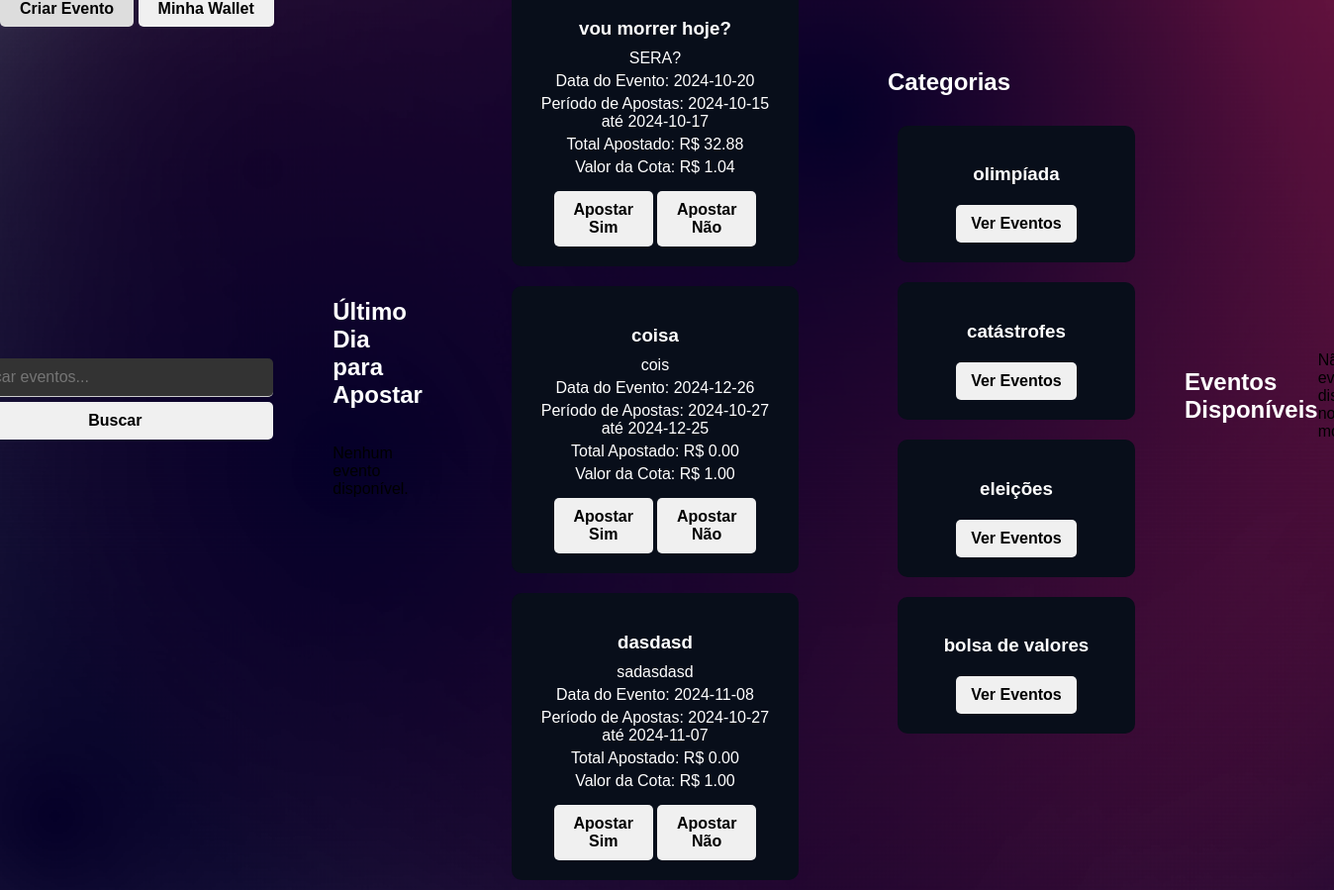
Page /area_usuario (signed in) on the committed database.
### tables this page shows
CREATE TABLE eventos (
        id INTEGER PRIMARY KEY AUTOINCREMENT,
        titulo TEXT NOT NULL,
        descricao TEXT NOT NULL,
        valor_cota REAL NOT NULL CHECK (valor_cota >= 1.00),
        data_evento DATE NOT NULL,
        data_inicio_apostas DATE NOT NULL,
        data_fim_apostas DATE NOT NULL,
        status TEXT NOT NULL DEFAULT 'pendente',
        id_criador INTEGER NOT NULL,
        data_criacao TIMESTAMP DEFAULT CURRENT_TIMESTAMP, opcao_vencedora TEXT,
        FOREIGN KEY (id_criador) REFERENCES usuarios(id) ON DELETE CASCADE
    );

CREATE TABLE categorias_eventos (
        id INTEGER PRIMARY KEY AUTOINCREMENT,
        nome TEXT UNIQUE NOT NULL
    );

### app.py (the view)
@app.route('/area_usuario')
def area_usuario():
    if 'logged_in' in session:
        user_id = session.get('id_usuario')
        conn = sqlite3.connect(database_path)
        cursor = conn.cursor()
        print("ID do usuário na sessão:", session.get('id_usuario'))
        cursor.execute('''
            SELECT * FROM eventos
            WHERE data_fim_apostas = date('now')
            AND status = 'aprovado'
            ORDER BY data_evento ASC
            LIMIT 10
        ''')
        eventos_finalizando = cursor.fetchall()
        cursor.execute('''
            SELECT eventos.*, SUM(apostas.valor) as total_apostado
            FROM eventos
            LEFT JOIN apostas ON eventos.id = apostas.id_evento
            WHERE eventos.status = 'aprovado'
            GROUP BY eventos.id
            ORDER BY total_apostado DESC
            LIMIT 10
        ''')
        eventos_mais_apostados = cursor.fetchall()
        cursor.execute('SELECT * FROM categorias_eventos')
        categorias = cursor.fetchall()
        conn.close()
        return render_template('area_usuario.html', eventos_finalizando=eventos_finalizando,
                               eventos_mais_apostados=eventos_mais_apostados, categorias=categorias)
    else:
        return redirect(url_for('login'))

### templates/area_usuario.html (shortened to what this page needs)
<!DOCTYPE html>
<html lang="pt-BR">
<head>
    <link rel="stylesheet" href="{{ url_for('static', filename='css/styles.css') }}">
</head>
<body>
    <div class="top-bar">
        <a href="{{ url_for('criar_evento') }}" class="wallet-button">Criar Evento</a>
        <a href="{{ url_for('gerenciar_carteira') }}" class="wallet-button">Minha Wallet</a>
    </div>
    <div class="search-container">
        <form action="{{ url_for('pesquisar_evento') }}" method="GET" target="_blank">
            <input type="text" name="query" placeholder="Buscar eventos..." required>
            <button type="submit">Buscar</button>
        </form>
    </div>
    <div class="section">
        <h2>Último Dia para Apostar</h2>
        <div class="eventos-container">
            {% for evento in eventos_finalizando %}
                <div class="evento-card">
                    <h3>{{ evento[1] }}</h3>
                    <p>{{ evento[2] }}</p>
                    <p>Data do Evento: {{ evento[4] }}</p>
                    <p>Período de Apostas: {{ evento[5] }} até {{ evento[6] }}</p>
                    <p>Valor da Cota: R$ {{ '{:.2f}'.format(evento[3]) }}</p>
                    <button onclick="openModal('{{ evento[0] }}', '{{ evento[1] }}', 'sim')">Apostar Sim</button>
                    <button onclick="openModal('{{ evento[0] }}', '{{ evento[1] }}', 'nao')">Apostar Não</button>
                </div>
            {% else %}
                <p>Nenhum evento disponível.</p>
            {% endfor %}
        </div>
    </div>
    <div class="section">
        <div class="eventos-container">
            {% for evento in eventos_mais_apostados %}
                <div class="evento-card">
                    <h3>{{ evento[1] }}</h3>
                    <p>{{ evento[2] }}</p>
                    <p>Data do Evento: {{ evento[4] }}</p>
                    <p>Período de Apostas: {{ evento[5] }} até {{ evento[6] }}</p>
                    <p>Total Apostado: R$ {{ '{:.2f}'.format(evento[-1] or 0) }}</p>
                    <p>Valor da Cota: R$ {{ '{:.2f}'.format(evento[3]) }}</p>
                    <button onclick="openModal('{{ evento[0] }}', '{{ evento[1] }}', 'sim')">Apostar Sim</button>
                    <button onclick="openModal('{{ evento[0] }}', '{{ evento[1] }}', 'nao')">Apostar Não</button>
                </div>
            {% else %}
                <p>Nenhum evento disponível.</p>
            {% endfor %}
        </div>
    </div>
    <div class="section">
        <h2>Categorias</h2>
        <div class="categorias-container">
            {% for categoria in categorias %}
                <div class="categoria-card">
                    <h3>{{ categoria[1] }}</h3>
                    <a href="{{ url_for('pesquisar_evento') }}?categoria={{ categoria[0] }}">Ver Eventos</a>
                </div>
            {% else %}
                <p>Nenhuma categoria disponível.</p>
            {% endfor %}
        </div>
    </div>
    <h2>Eventos Disponíveis</h2>
    <div class="eventos-container">
        {% for evento in eventos %}
            <div class="evento-card">
                <h3>{{ evento.titulo }}</h3>
                <p>{{ evento.descricao }}</p>
                <p>Data do evento: {{ evento.data_evento }}</p>
                <button onclick="openModal('{{ evento.id }}', '{{ evento.titulo }}', 'sim')">Apostar Sim</button>
                <button onclick="openModal('{{ evento.id }}', '{{ evento.titulo }}', 'nao')">Apostar Não</button>
            </div>
        {% else %}
            <p>Não há eventos disponíveis no momento.</p>
        {% endfor %}
    </div>
</body>
</html>

### static/css/styles.css (style rules this page uses)
body { margin: 0; padding: 0; font-family: Arial, sans-serif; background: url('/static/images/bg.png') no-repeat center center fixed; background-size: cover; height: 100vh; display: flex; justify-content: center; align-items: center; }
h2 { color: #fff; text-align: left; font-weight: bold; margin-bottom: 20px; }
input[type="text"], input[type="password"],input[type="email"],input[type="date"] { width: 100%; padding: 10px; margin: 5px 0; border: none; border-bottom: 1px solid #ccc; background-color: #333; color: #fff; font-size: 16px; outline: none; border-radius: 5px; }
button { width: 100%; padding: 10px; background-color: #f0f0f0; border: none; border-radius: 5px; cursor: pointer; font-size: 16px; font-weight: bold; }
.search-container { text-align: center; margin: 20px; }
.search-container input[type="text"] { width: 300px; padding: 10px; }
.search-container button { padding: 10px 20px; background-color: #f0f0f0; color: #000; border: none; border-radius: 5px; cursor: pointer; font-weight: bold; }
.section { margin: 40px; }
.section h2 { color: #fff; text-align: left; margin-bottom: 20px; }
.eventos-container { display: flex; flex-wrap: wrap; justify-content: center; }
.evento-card { background-color: #080E1A; padding: 20px; margin: 10px; width: 250px; border-radius: 10px; color: #fff; text-align: center; }
.evento-card h3 { margin-bottom: 10px; }
.evento-card p { margin: 5px 0; }
.evento-card button { margin-top: 10px; width: 100px; padding: 10px; background-color: #f0f0f0; color: #000; border: none; border-radius: 5px; cursor: not-allowed; font-weight: bold; }
.categorias-container { display: flex; flex-wrap: wrap; justify-content: center; }
.categoria-card { background-color: #080E1A; padding: 20px; margin: 10px; width: 200px; border-radius: 10px; color: #fff; text-align: center; }
.categoria-card h3 { margin-bottom: 10px; }
.categoria-card a { display: inline-block; margin-top: 10px; padding: 10px 15px; background-color: #f0f0f0; color: #000; text-decoration: none; border-radius: 5px; font-weight: bold; }
.top-bar { position: fixed; top: 0; left: 0; z-index: 1000; }
.wallet-button { padding: 10px 20px; background-color: #f0f0f0; color: #000; text-decoration: none; border-radius: 5px; font-weight: bold; }

### rows in the picture
eventos: titulo "vou morrer hoje?", descricao "SERA?", data_evento "2024-10-20", data_inicio_apostas "2024-10-15", data_fim_apostas "2024-10-17", evento "32.88", valor_cota "1.04"
eventos: titulo "coisa", descricao "cois", data_evento "2024-12-26", data_inicio_apostas "2024-10-27", data_fim_apostas "2024-12-25", evento "0.00", valor_cota "1.00"
eventos: titulo "dasdasd", descricao "sadasdasd", data_evento "2024-11-08", data_inicio_apostas "2024-10-27", data_fim_apostas "2024-11-07", evento "0.00", valor_cota "1.00"
categorias_eventos: nome "olimpíada"
categorias_eventos: nome "catástrofes"
categorias_eventos: nome "eleições"
categorias_eventos: nome "bolsa de valores"
